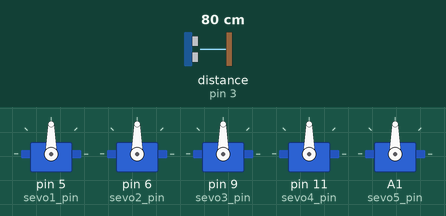
Recording of a sketch running on a simulated Arduino Uno, built with avr-gcc and run on an emulated ATmega328P. Parts: 5 × servo. Wiring (inferred from the names in the program): ultrasonic range finder: trigger pin 10; echo pin 3. Inputs (shaded band) come from the test bench; at power-on: distance to the obstacle (sensor on pin 3) 80 cm. The echo pulse lasts 58.3 µs per cm.

Above: at 1.2 s.
1.3 s: distance to the obstacle (sensor on pin 3) set to 12 cm
2.8 s: distance to the obstacle (sensor on pin 3) set to 9 cm
At 5.4 s:
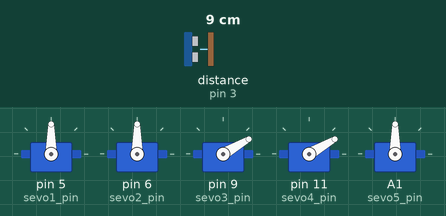
5.8 s: distance to the obstacle (sensor on pin 3) set to 18 cm
At 6.8 s:
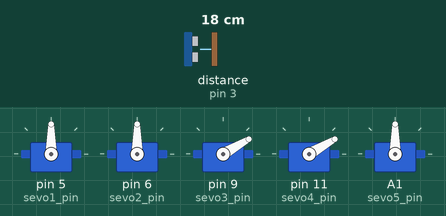
7.3 s: distance to the obstacle (sensor on pin 3) set to 2 cm
At 8.2 s:
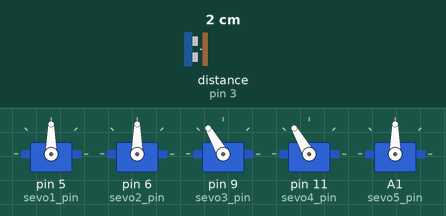
Timing chart, 0 to 11.3 s (numbered marks = the images above; inputs shaded):
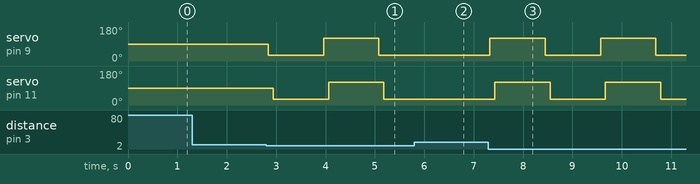

Measured:
- the behaviour switches between 11 and 10 cm on distance to the obstacle (sensor on pin 3) (found by bisection; images 0 and 1)
- after the input at 1.3 s, every drawn part: stays the same
- after the input at 2.8 s, servo on pin 9 (sevo3_pin): 90° → 30° at once, → 120° 1.1 s later, → 30° 1.1 s later; servo on pin 11 (sevo4_pin): 90° → 30° after 0.14 s, → 120° 1.1 s later, → 30° 1.1 s later
- after the input at 5.8 s, servo on pin 9 (sevo3_pin): stays 30° (without the input it goes to 120° after 0.40 s); servo on pin 11 (sevo4_pin): stays 30° (without the input it goes to 120° after 0.50 s)
- after the input at 7.3 s, servo on pin 9 (sevo3_pin): alternates 120° for 1.1 s and 30° for 1.1 s, starting at once; servo on pin 11 (sevo4_pin): alternates 120° for 1.1 s and 30° for 1.1 s, starting after 0.13 s

The sketch:

cage_ultrasonic.ino
```cpp
#include <Servo.h>

Servo servo1;
Servo servo2;
Servo servo3;
Servo servo4;
Servo servo5;

#define sevo1_pin 5
#define servo1_angle_min 0
#define servo1_angle_max 180
#define servo1_angle_init 90

#define sevo2_pin 6
#define servo2_angle_min 0
#define servo2_angle_max 180
#define servo2_angle_init 90

#define sevo3_pin 9
#define servo3_angle_min 0
#define servo3_angle_max 180
#define servo3_angle_init 90

#define sevo4_pin 11
#define servo4_angle_min 0
#define servo4_angle_max 180
#define servo4_angle_init 90

#define sevo5_pin A1
#define servo5_angle_min 0
#define servo5_angle_max 180
#define servo5_angle_init 90

#define ultrasonic_trig 10
#define ultrasonic_echo 3

int servo1Pos, servo2Pos, servo3Pos, servo4Pos, servo5Pos, servo6Pos; // 當前角度
int servo1PPos, servo2PPos, servo3PPos, servo4PPos, servo5PPos, servo6PPos; // 之前角度
int distance;
bool flag = 0;

float ultrasonic_distance();


void setup() {
   pinMode(ultrasonic_trig, OUTPUT);
   pinMode(ultrasonic_echo, INPUT);

   Serial.begin(9600);
   servo1.attach(sevo1_pin);
   servo2.attach(sevo2_pin);
   servo3.attach(sevo3_pin);
   servo4.attach(sevo4_pin);
   servo5.attach(sevo5_pin);

   delay(20);

   servo1PPos = servo1_angle_init;
   servo1.write(servo1PPos);
   servo2PPos = servo2_angle_init;
   servo2.write(servo2PPos);
   servo3PPos = servo3_angle_init;
   servo3.write(servo3PPos);
   servo4PPos = servo4_angle_init;
   servo4.write(servo4PPos);
   servo5PPos = servo5_angle_init;
   servo5.write(servo5PPos);


}

void loop() {
   distance = ultrasonic_distance();
   delay(20);
   if (distance <= 10) {
      if (flag == 0) {
         servo3.write(30);
         delay(100);
         servo4.write(30);
         flag = 1;
      }
      else{
         servo3.write(120);
         delay(100);
         servo4.write(120);
         flag = 0;
      }
      delay(1000);
   }

}

float ultrasonic_distance() {
   long duration, distance_cm;
   digitalWrite(ultrasonic_trig, LOW);
   delayMicroseconds(2);
   digitalWrite(ultrasonic_trig, HIGH);
   delayMicroseconds(10);
   digitalWrite(ultrasonic_trig, LOW);
   duration = pulseIn(ultrasonic_echo, HIGH);
   distance_cm = (duration / 2) / 29.1;
   return distance_cm;
}
```
